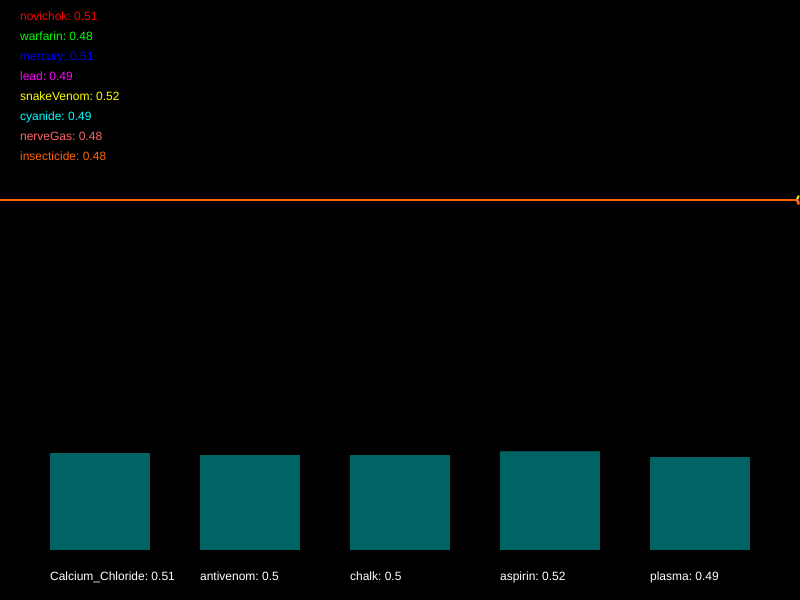
Frame 1 (no input)
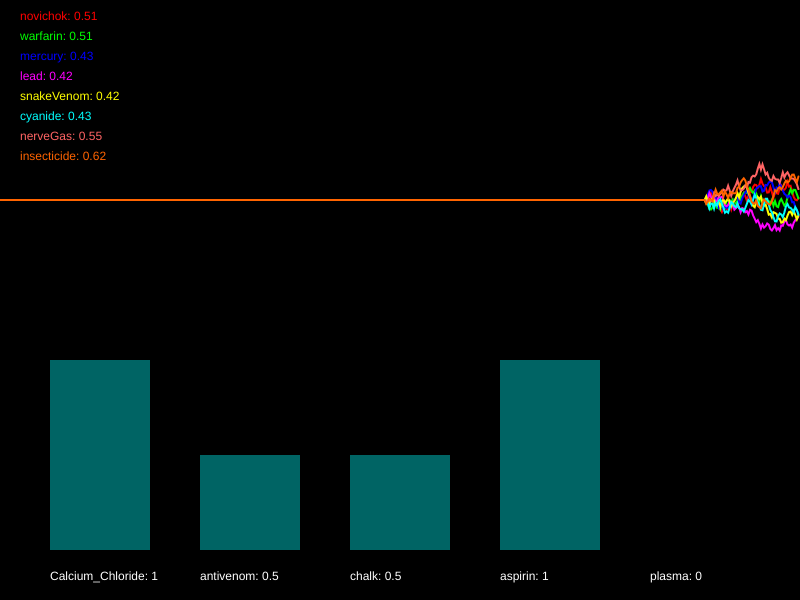
Frame 60 (no input)
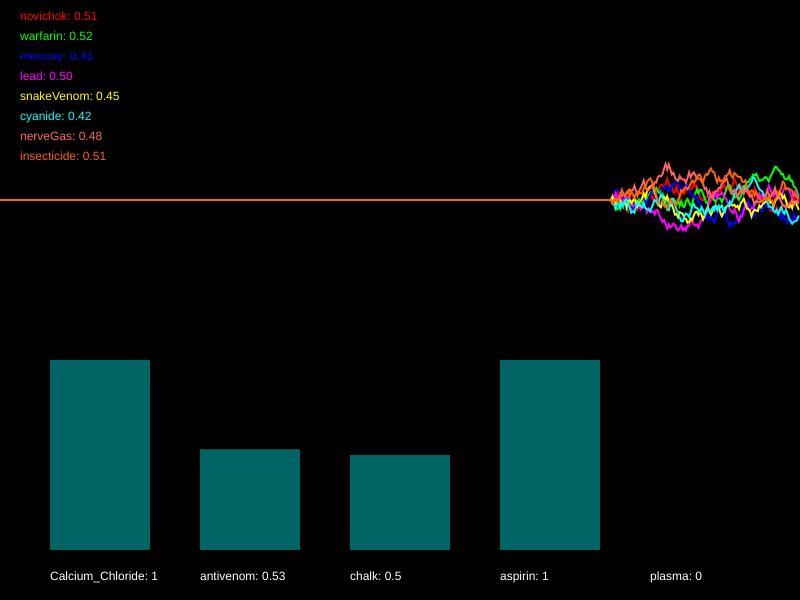
Frame 120 (the mouse pressed at the canvas centre since frame 60)

The p5.js sketch that drew these frames (run headless with seeded random() and noise() and a simulated clock; from frame 60 on, the mouse is pressed at the canvas centre):

// p5.js sketch
// ── sketch.js
/*

Officer: 6012708
CaseNum: 401-3-49600550-6012708

Case 401 - The Case of Norbert's Weiner Stand
Stage 4 - Mortal Cupcake

It seems that Norbert is getting desperate now. In what appears to be his final
stand he has set up his own cupcake shop. The laced cupcakes look delicious but
they are extremely dangerous. Just a brief whiff of one can induce a series of
deadly symptoms. This is Norbert’s most complex poison to date, so you’ll have
to work hard to produce a viable antidote.

You must develop the antidote by using conditional statements in the draw loop to
do the following.

	- If nerveGas goes above 0.35 or insecticide dips below 0.75, whilst at the same time, novichok goes above 0.4 and warfarin dips below 0.63, reduce Calcium_Chloride by 0.02
	- When snakeVenom dips below 0.7 or lead goes above 0.59, whilst at the same time, cyanide goes above 0.31 or mercury goes above 0.71, try increasing Calcium_Chloride by 0.03
	- If mercury goes above 0.73, nerveGas dips below 0.45, and also warfarin goes above 0.46, decrease antivenom by 0.03
	- If cyanide dips below 0.39, whilst at the same time, lead dips below 0.59 or novichok goes above 0.66, raise antivenom by 0.03
	- When nerveGas goes above 0.67, whilst at the same time, warfarin goes above 0.69 or lead dips below 0.36, decrease chalk by 0.02
	- When novichok dips below 0.74, cyanide dips below 0.37, and also snakeVenom dips below 0.43, try increasing chalk by 0.03
	- If mercury dips below 0.72, nerveGas goes above 0.74, and also novichok goes above 0.54, decrease aspirin by 0.04
	- When cyanide dips below 0.4 and lead dips below 0.55, or on the other hand, insecticide dips below 0.62 or snakeVenom dips below 0.25, increment aspirin by 0.02
	- When snakeVenom goes above 0.61 and nerveGas dips below 0.49, or on the other hand, lead goes above 0.51 or novichok goes above 0.39, decrease plasma by 0.01
	- When cyanide goes above 0.47 or warfarin dips below 0.46, whilst at the same time, insecticide goes above 0.67 and mercury goes above 0.46, raise plasma by 0.02


Your conditional statements should:

consider the following poisons:

	- novichok
	- warfarin
	- mercury
	- lead
	- snakeVenom
	- cyanide
	- nerveGas
	- insecticide


and modify the following antidotes:

	- Calcium_Chloride
	- antivenom
	- chalk
	- aspirin
	- plasma


- There are many ways to complete this task but you should only use the
following commands:

	if(){}
	+=
	-=

*/

//Declare the poison variables
var novichok;
var warfarin;
var mercury;
var lead;
var snakeVenom;
var cyanide;
var nerveGas;
var insecticide;


//Declare the antidote variables
var Calcium_Chloride;
var antivenom;
var chalk;
var aspirin;
var plasma;


//This variable is used for drawing the graph
var graphs;


function setup()
{

	createCanvas(800,600);
	strokeWeight(2);

	//initialise the poisons and antidotes
	novichok = 0.5;
	warfarin = 0.5;
	mercury = 0.5;
	lead = 0.5;
	snakeVenom = 0.5;
	cyanide = 0.5;
	nerveGas = 0.5;
	insecticide = 0.5;
	Calcium_Chloride = 0.5;
	antivenom = 0.5;
	chalk = 0.5;
	aspirin = 0.5;
	plasma = 0.5;


	//fills the graph with empty values
	graphs = [];

	for(var i = 0; i < 8; i++)
	{
		graphs.push([]);
		for(var j = 0; j < 512; j++)
		{
			graphs[i].push(0.5);
		}
	}

}

function draw()
{

	//Develop the antidote below
	//Write conditional statements to change the amount of each substance ...
	// - If nerveGas goes above 0.35 or insecticide dips below 0.75, whilst at the same time, novichok goes above 0.4 and warfarin dips below 0.63, reduce Calcium_Chloride by 0.02
		if((nerveGas > 0.35 || insecticide < 0.75) && novichok > 0.4 && warfarin < 0.63 ){
			Calcium_Chloride -= 0.02;
		}
	// - When snakeVenom dips below 0.7 or lead goes above 0.59, whilst at the same time, cyanide goes above 0.31 or mercury goes above 0.71, try increasing Calcium_Chloride by 0.03
		if((snakeVenom < 0.7 || lead > 0.59) && (cyanide > 0.31 || mercury > 0.71)){
			Calcium_Chloride += 0.03;
		}
	// - If mercury goes above 0.73, nerveGas dips below 0.45, and also warfarin goes above 0.46, decrease antivenom by 0.03
		if(mercury > 0.73 && nerveGas < 0.45 && warfarin > 0.46){
			antivenom -= 0.03;
		}
	// - If cyanide dips below 0.39, whilst at the same time, lead dips below 0.59 or novichok goes above 0.66, raise antivenom by 0.03
		if(cyanide < 0.39 && (lead < 0.59 || novichok > 0.66)){
			antivenom += 0.03;
		}
	// - When nerveGas goes above 0.67, whilst at the same time, warfarin goes above 0.69 or lead dips below 0.36, decrease chalk by 0.02
		if(nerveGas > 0.67 && (warfarin > 0.69 || lead < 0.36)){
			chalk -= 0.02;
		}
	// - When novichok dips below 0.74, cyanide dips below 0.37, and also snakeVenom dips below 0.43, try increasing chalk by 0.03
		if(novichok < 0.74 && cyanide < 0.37 && snakeVenom < 0.43){
				chalk += 0.03;
		}
	// - If mercury dips below 0.72, nerveGas goes above 0.74, and also novichok goes above 0.54, decrease aspirin by 0.04
		if(mercury < 0.72 && nerveGas > 0.74 && novichok > 0.54){
				aspirin -= 0.04;
		}
	// - When cyanide dips below 0.4 and lead dips below 0.55, or on the other hand, insecticide dips below 0.62 or snakeVenom dips below 0.25, increment aspirin by 0.02
		if((cyanide < 0.4 && lead < 0.55) || (insecticide < 0.62 || snakeVenom < 0.25)){
				aspirin += 0.02;
		}
	// - When snakeVenom goes above 0.61 and nerveGas dips below 0.49, or on the other hand, lead goes above 0.51 or novichok goes above 0.39, decrease plasma by 0.01
		if((snakeVenom > 0.61 && nerveGas < 0.49) || (lead > 0.51 || novichok > 0.39 )){
				plasma -= 0.01;
		}
	// - When cyanide goes above 0.47 or warfarin dips below 0.46, whilst at the same time, insecticide goes above 0.67 and mercury goes above 0.46, raise plasma by 0.02
		if((cyanide > 0.47 || warfarin < 0.46) && (insecticide > 0.67 && mercury > 0.46) ){
			plasma += 0.02;
		}



	//////////////////////////////////////////////////////

	//the code below generates new values using random numbers

	/*
		For testing, you might want to temporarily comment out
		these lines and set the same variables to constant values
		instead.
	*/

	novichok = nextValue(graphs[0],novichok);
	warfarin = nextValue(graphs[1],warfarin);
	mercury = nextValue(graphs[2],mercury);
	lead = nextValue(graphs[3],lead);
	snakeVenom = nextValue(graphs[4],snakeVenom);
	cyanide = nextValue(graphs[5],cyanide);
	nerveGas = nextValue(graphs[6],nerveGas);
	insecticide = nextValue(graphs[7],insecticide);


	Calcium_Chloride = constrain(Calcium_Chloride, 0, 1);
	antivenom = constrain(antivenom, 0, 1);
	chalk = constrain(chalk, 0, 1);
	aspirin = constrain(aspirin, 0, 1);
	plasma = constrain(plasma, 0, 1);


	///////// DO NOT CHANGE THE CODE BELOW ///////////

	//drawing code

	// set background
	background(0);
	noFill();

	//draw the graphs for the vitals

	var colors = [
		color(255, 0, 0),
		color(0, 255, 0),
		color(0, 0, 255),
		color(255, 0, 255),
		color(255, 255, 0),
		color(0, 255, 255),
		color(255, 100, 100),
		color(255, 100, 0)
	];

	for(var i = 0; i < graphs.length; i++)
	{
		stroke(colors[i]);
		drawGraph(graphs[i]);
	}

	//draw the poisons as text
	noStroke();
	fill(colors[0]);
	text('novichok: ' + nf(novichok,1,2), 20,20);
	fill(colors[1]);
	text('warfarin: ' + nf(warfarin,1,2), 20,40);
	fill(colors[2]);
	text('mercury: ' + nf(mercury,1,2), 20,60);
	fill(colors[3]);
	text('lead: ' + nf(lead,1,2), 20,80);
	fill(colors[4]);
	text('snakeVenom: ' + nf(snakeVenom,1,2), 20,100);
	fill(colors[5]);
	text('cyanide: ' + nf(cyanide,1,2), 20,120);
	fill(colors[6]);
	text('nerveGas: ' + nf(nerveGas,1,2), 20,140);
	fill(colors[7]);
	text('insecticide: ' + nf(insecticide,1,2), 20,160);


	//draw the antidotes bar chart
	drawBar(Calcium_Chloride,50,'Calcium_Chloride');
	drawBar(antivenom,200,'antivenom');
	drawBar(chalk,350,'chalk');
	drawBar(aspirin,500,'aspirin');
	drawBar(plasma,650,'plasma');


}

function nextValue(graph, val)
{
	//gets the next value for a vital and puts it in an array for drawing
	var delta = random(-0.03,0.03);

	val += delta;
	if(val > 1 || val < 0)
	{
		delta *= -1;
		val += delta * 2;
	}

	graph.push(val)
	graph.shift();
	return val;
}

function drawGraph(graph)
{
	//draws an array as a graph
	beginShape();
	for(var i = 0; i < graph.length; i++)
	{
			vertex(width * i/512, height * 0.5 - graph[i]* height/3)
	}
	endShape();
}


function drawBar(val, x, name)
{
	//draws the bars for bar chart
    noStroke();
    fill(0,100,100);
	var mh = height * 0.4 - 50;
	rect(x,(height - 50) - val*mh, 100, val*mh);
    fill(255);
	text(name + ": " + val, x, height - 20);
}
